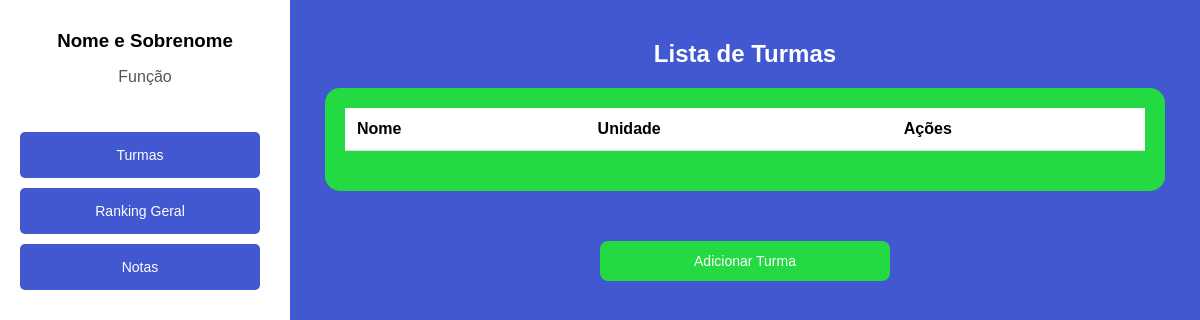
The page /cadastros/turmas/ (signed in) on the database as committed earlier.
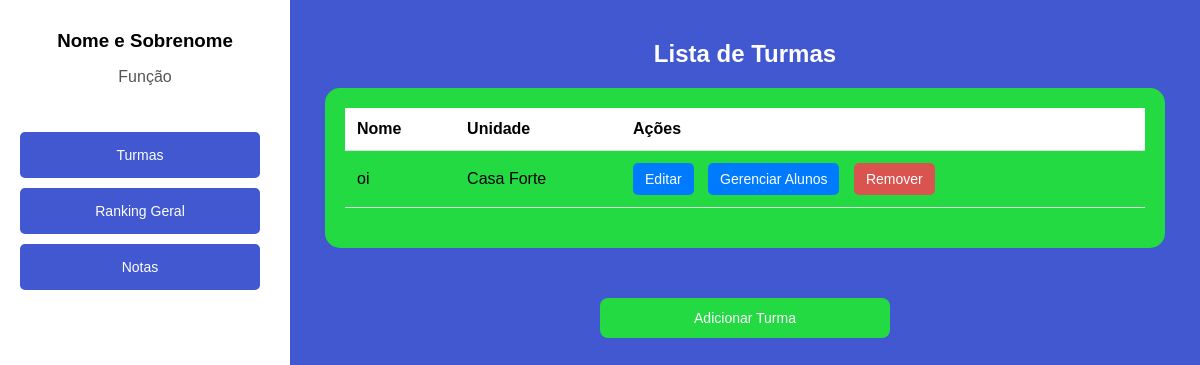
The same page on the database as committed later.
### cadastros/models.py (models this page shows, shortened)
class Turma(models.Model):
    nome = models.CharField(max_length=100)
    unidade = models.ForeignKey(Unidade, on_delete=models.CASCADE, related_name='turmas')

class Unidade(models.Model):
    nome = models.CharField(max_length=100, unique=True)
    def __str__(self):
        return self.nome

### cadastros/views.py (the view, shortened to what this page needs)
# urls.py: path('turmas/', TurmaView.as_view(), name='turmas'),
class TurmaView(LoginRequiredMixin, View):
    login_url = '/login/'  # Redireciona para login se não autenticado
    template_name_list = 'turmas.html'
    template_name_add = 'adicionar_turma.html'
    template_name_edit = 'editar_turma.html'
    def get(self, request, turma_id=None):
        if turma_id:  # Página de editar turma
            turma = get_object_or_404(Turma, id=turma_id)
            unidades = Unidade.objects.all()  # Obtendo todas as unidades
            return render(request, self.template_name_edit, {'turma': turma, 'unidades': unidades})
        elif request.path.endswith('adicionar/'):  # Página de adicionar turma
            unidades = Unidade.objects.all()  # Obtendo todas as unidades
            return render(request, self.template_name_add, {'unidades': unidades})
        else:  # Página de listagem de turmas
            turmas = Turma.objects.all()
            return render(request, self.template_name_list, {'turmas': turmas})

### cadastros/templates/turmas.html (shortened to what this page needs)
<!DOCTYPE html>
<html lang="pt-br">
<head>
</head>
<body>
    <div class="sidebar">
        <div class="profile">
            <h3>Nome e Sobrenome</h3>
            <p>Função</p>
        </div>
        <nav>
            <a href="#">Turmas</a>
            <a href="#">Ranking Geral</a>
            <a href="#">Notas</a>
        </nav>
    </div>
    <div class="container">
        <h2>Lista de Turmas</h2>
        <div class="table-container">
            <table>
                <thead>
                    <tr>
                        <th>Nome</th>
                        <th>Unidade</th>
                        <th>Ações</th>
                    </tr>
                </thead>
                <tbody>
                    {% for turma in turmas %}
                    <tr id="turma-{{ turma.id }}">
                        <td>{{ turma.nome }}</td>
                        <td>{{ turma.unidade }}</td>
                        <td>
                            <a href="{% url 'editar_turma' turma.id %}">Editar</a>
                            <a href="{% url 'listar_alunos' turma.id %}">Gerenciar Alunos</a>
                            <button class="remover-turma" data-id="{{ turma.id }}">Remover</button>
                        </td>
                    </tr>
                    {% endfor %}
                </tbody>
            </table>
        </div>
        <a href="{% url 'adicionar_turma' %}" class="add-turma">Adicionar Turma</a>
    </div>
</body>
</html>

Rows that differ between the two databases and show on the page:
added Turma: nome "oi", unidade "Casa Forte"
